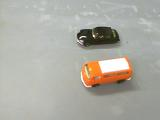
#> input picture images/toycars1.png, 160 x 120 px, found by its file name
$ jupyter execute aula_03_a.ipynb
#> lines starting #> are read from the running program, lines starting #| are printed output that depends on the picture
<a href="https://colab.research.google.com/github/MFerrugem/PDI_UFPEL/blob/main/aula_03_a.ipynb" target="_parent"></a>

[cell 1]
# Importing modules
import skimage.io as io
import matplotlib.pyplot as plt
import numpy as np
from skimage.color import rgb2gray
from skimage.util import img_as_ubyte #img_as_ubyte Convert to 8-bit uint.
from numpy import asarray

[cell 2]
# Reading image using imread
image_01=io.imread('toycars1.png')
#> image_01 is the input picture: shape (120, 160, 3); mean R, G, B 173.1, 171.4, 163
image_02=io.imread('toycars2.png')
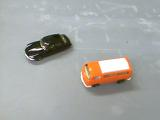
#> input picture images/toycars2.png, 160 x 120 px, found by its file name
#> image_02 is the input picture: shape (120, 160, 3); mean R, G, B 167.7, 168.8, 166.3
image_03=io.imread('toycars3.png')
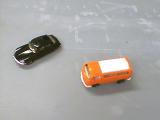
#> input picture images/toycars3.png, 160 x 120 px, found by its file name
#> image_03 is the input picture: shape (120, 160, 3); mean R, G, B 171.4, 168.5, 166.1

[cell 3]
image_01_grayscale=rgb2gray(image_01)
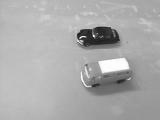
#> image_01_grayscale: shape (120, 160) float64; min 0.0829, max 1, mean 0.671
image_02_grayscale=rgb2gray(image_02)
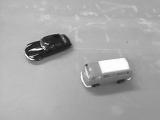
#> image_02_grayscale: shape (120, 160) float64; min 0.0261, max 1, mean 0.66
image_03_grayscale=rgb2gray(image_03)
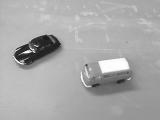
#> image_03_grayscale: shape (120, 160) float64; min 0.0232, max 1, mean 0.662
# Y = 0.2125 R + 0.7154 G + 0.0721 B

[cell 4]
# [6 lines of commented-out code are left out]

[cell 5]
# [6 lines of commented-out code are left out]

[cell 6]
fig, axes = plt.subplots(2, 3)
#ax = axes.ravel()

axes[0][0].imshow(image_01)
axes[0][0].set_title("image_01")

axes[0][1].imshow(image_02)
axes[0][1].set_title("image_02")

axes[0][2].imshow(image_03)
axes[0][2].set_title("image_03")

axes[1][0].imshow(image_01_grayscale, cmap=plt.cm.gray)
axes[1][0].set_title("image_01_grayscale")

axes[1][1].imshow(image_02_grayscale, cmap=plt.cm.gray)
axes[1][1].set_title("image_02_grayscale")

axes[1][2].imshow(image_03_grayscale, cmap=plt.cm.gray)
axes[1][2].set_title("image_03_grayscale")

[cell 7]
fig.tight_layout()
plt.show()

[cell 8]
image_01_grayscale=(image_01_grayscale/3)
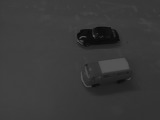
#> image_01_grayscale: shape (120, 160) float64; min 0.0276, max 0.333, mean 0.224
image_02_grayscale=(image_02_grayscale/3)
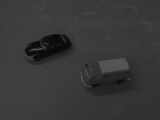
#> image_02_grayscale: shape (120, 160) float64; min 0.00869, max 0.333, mean 0.22
image_03_grayscale=(image_03_grayscale/3)
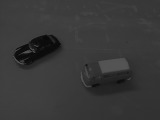
#> image_03_grayscale: shape (120, 160) float64; min 0.00773, max 0.333, mean 0.221

[cell 9]
blend = img_as_ubyte(image_01_grayscale + image_02_grayscale+image_03_grayscale)
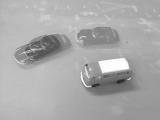
#> blend: shape (120, 160); min 36, max 255, mean 169.5
plt.imshow(blend, cmap=plt.cm.gray)
plt.show()
